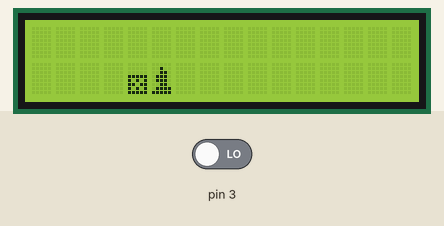
This sketch was run on a simulated Arduino Uno, built with avr-gcc and run on an emulated ATmega328P. On the bench: 16×2 character LCD. Inputs (shaded band) come from the test bench; at power-on: pin 3 LOW.

Above: at 1.2 s.
1.3 s: pin 3 driven HIGH
At 1.85 s:
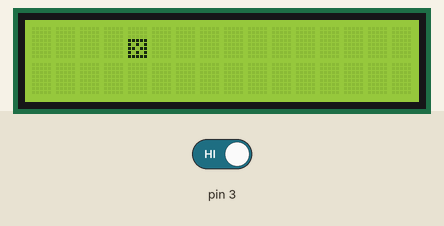
3.0 s: pin 3 driven LOW
At 3.68 s:
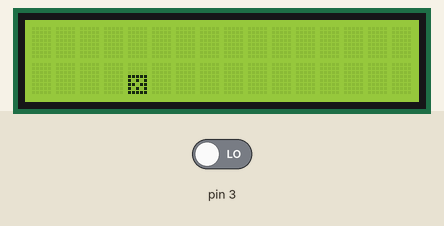
5.0 s: pin 3 driven HIGH
At 5.07 s:
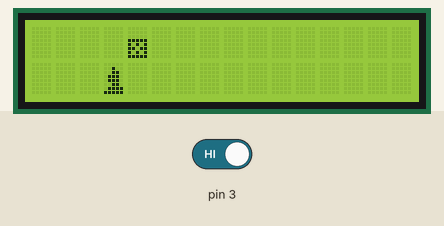

Measured:
- after the input at 3.0 s, the display: changes after 0.09 s (image 2)

The sketch:

f2lab_lcdgame.ino
```cpp
#include <Wire.h>

// C++ code
//
#include <LiquidCrystal_I2C.h>

int ground = 0;

int buttonpressed = 0;
LiquidCrystal_I2C lcd_1(0x27, 16, 2);

byte customChar[] = {
  B00000,
  B00100,
  B00110,
  B01110,
  B01110,
  B00110,
  B01111,
  B11111
};

byte block[] = {
  B00000,
  B00000,
  B00000,
  B11111,
  B10101,
  B11011,
  B10101,
  B11111
};
void setup()
{
lcd_1.init();
lcd_1.backlight();
  lcd_1.home();
  pinMode(3, INPUT);
}

void loop()

{
   //lcd_1.setBacklight(1);
    lcd_1.createChar(0,customChar);

    lcd_1.createChar(1,block);


  for (ground =15; ground >=-1; ground-=1)

  {

      if (digitalRead(3) ==HIGH)
  {
    buttonpressed=0;
  }else{

    buttonpressed=1;
  }
        lcd_1.clear();
        lcd_1.setCursor(ground, 1);
        lcd_1.write(0);

        lcd_1.setCursor(4, buttonpressed);
       	lcd_1.write(1);

    	delay(100);


  }


  //delay(100); // Delay a little bit to improve simulation performance
}
```
